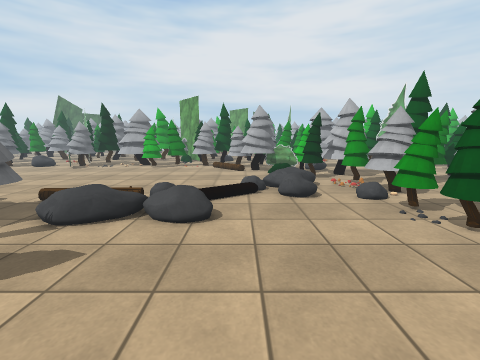
[1] (above)

24 first-person views from a walk through a scene from a Unity 3-D project. The camera is 1.4 m above the floor, tilts 10° down and sees 90° across. The floor is counted in squares, 0.6 m on a side. Each view is taken from the middle of a square. On the plan, view 1 faces up. The plan holds only what a view shows up to about 16 squares ahead; the rest is blank. The place goes on beyond the plan. The player character is not drawn. Some animated figures are not drawn. Some surface patterns are stand-ins.

[2]
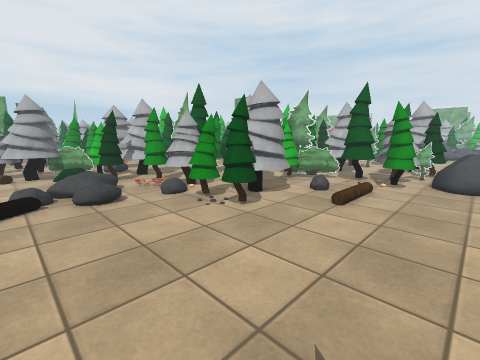

[3]
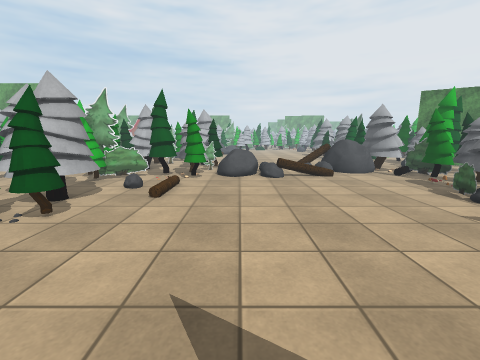

[4]
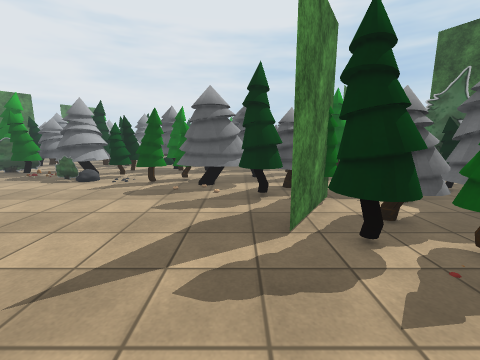

[5]
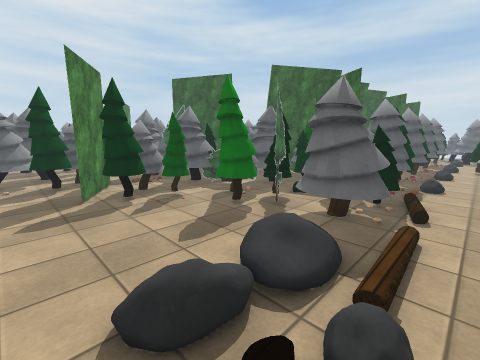

[6]
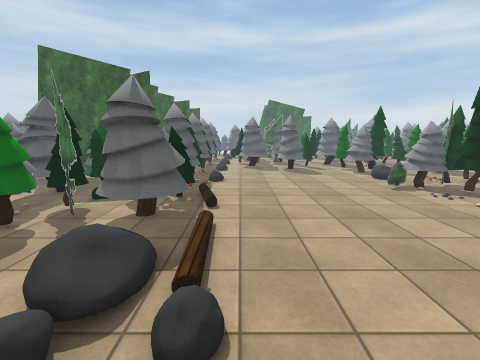

[7]
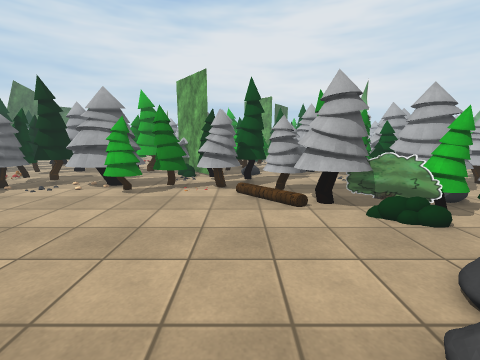

[8]
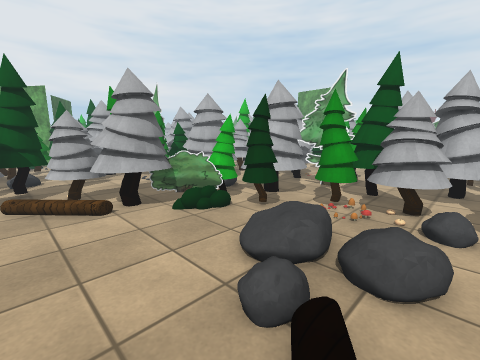

[9]
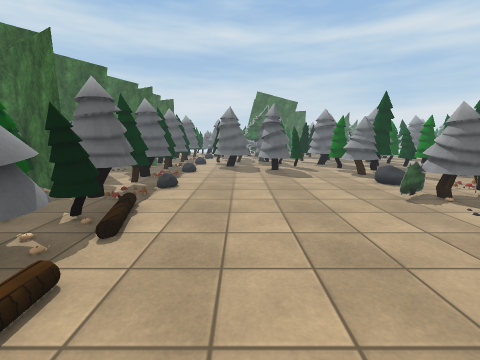

[10]
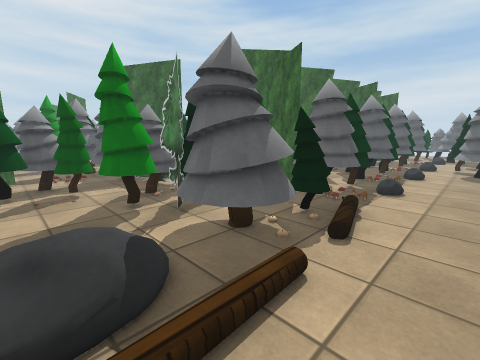

[11]
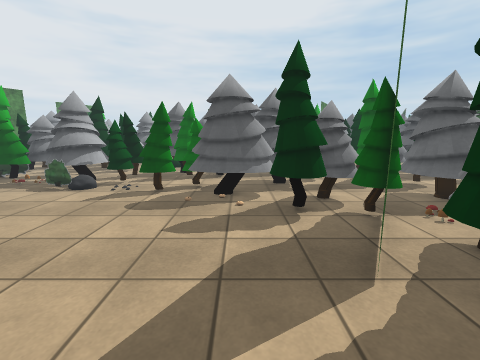

[12]
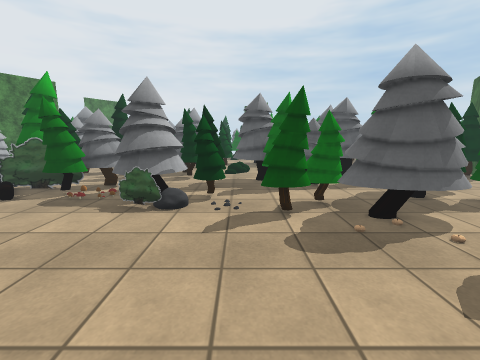

[13]
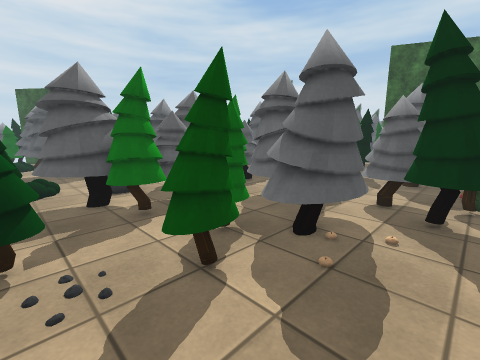

[14]
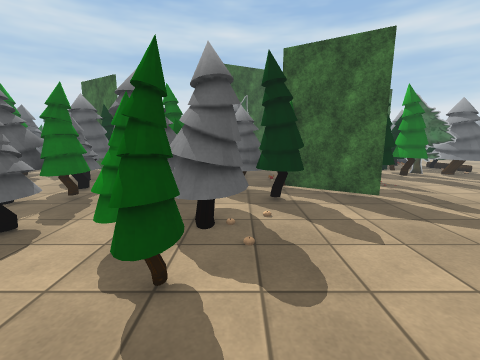

[15]
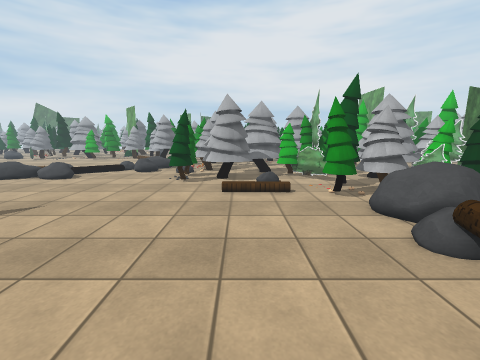

[16]
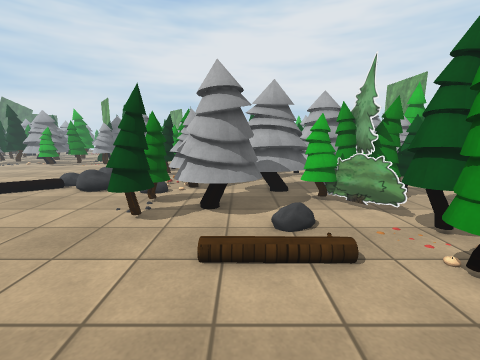

[17]
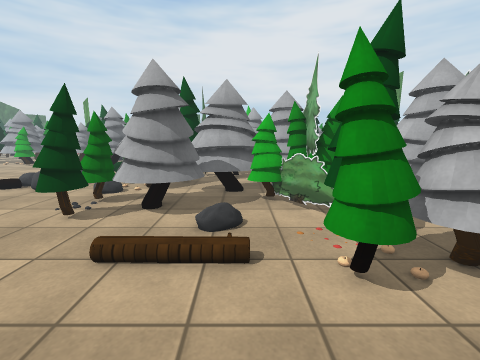

[18]
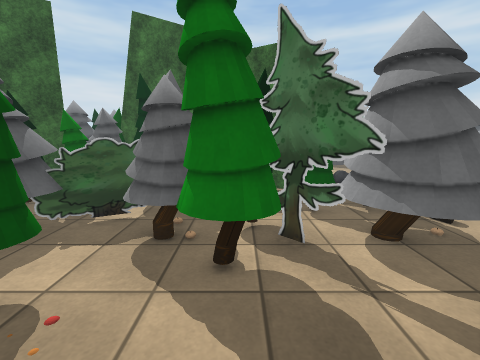

[19]
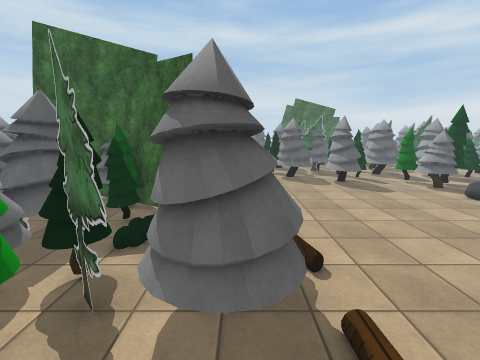

[20]
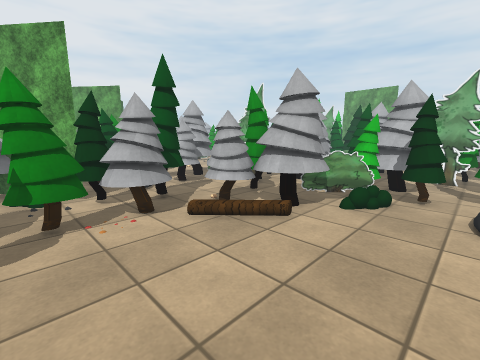

[21]
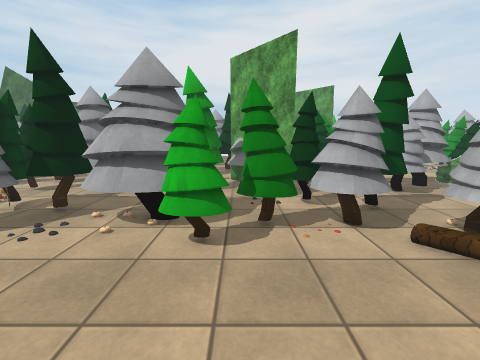

[22]
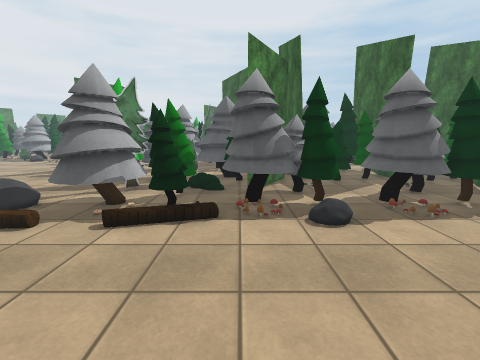

[23]
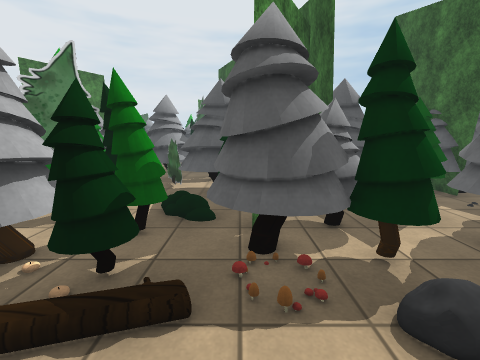

[24]
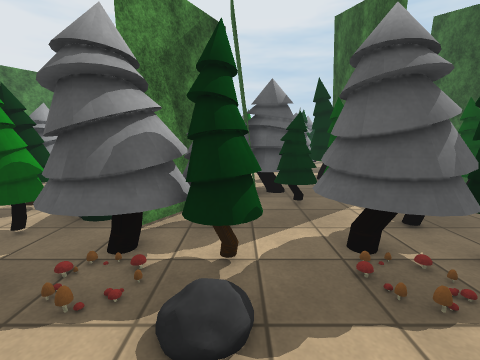

### Floor plan
Key: @ floor where view 1 was taken; # wall or solid block; . main floor; : floor 0.25 m higher than the main floor; + floor 0.5 m higher than the main floor; / step, stairs or slope; = window, fence, low wall or low ledge; T tree; R rock; L log; M mushroom; O other object.
Columns run from 20 left of view 1 to 15 right of it. Each row starts with its distance up from view 1.
 24     OO      T  ##   TTT
 23    .OOT.    ....TT  ...  T
 22 T  .OOTTTT    ..TTTT...  TT
 21 T    . TTTOOTT  TTTT... TT   TT
 20  TT/ .TOT.TOO TOOTTTOTT  TTT .
 19 TT.//.TT....TTT..//TTTT.. TTTTT
 18 .......#.........../TTT . +. TTTT
 17 ....................TTTTT
 16 ......................=#TTTT TT
 15 T...................... TTTTT#.
 14 T.......................TTTT #TTTT
 13 ......................//.TT T#TT T
 12 ...................../  /OOTTT..TTT
 11 ..................../://..OTTT   TT
 10 ..................  //+:.OOT TTTT.
  9 .............//:////.....:.. TTTTTTT
  8  OO.T.OO:TOOTT/////......TTT  TTTTTT
  7 TOO.TTOOTTTOTT/ +/ O......TTTTT.T##
  6 TTT.TTTT TTTTT./.........TTTTT...#T
  5 T  .TTTT.TTTT#............T...:..OTT
  4  ...  #.::TT#T...................OOT
  3  TTT.##TT. TTTT.................TOOT
  2 TTTT#TTTTT TOTT.................TTTT
  1   TTT  TTTTOT.....................RR
  0    TT   TT#  TM.TT..@.............RR
 -1 T    T    ##. TTTT................RR
 -2 T    TT  TTTT.TT T...............L
 -3 T  #T T  TTTTT TT#...............L/
 -4     T    T  TOO.T................./
 -5       ##    .OOTTTTT............../
 -6   T    #  T TT..TTTTO..............
 -7  TT       # TTT.TTTTTOO............R
 -8           T  T   T TTTTTT..........R
 -9            T ..  TT  TTTT.. ##.....R
-10            T TT T TTT TT..TTTTO.OT/
-11           .T TTTT TTT.....TTTTOOOT#
-12           T         .TTTT.TTT  TTTTT
-13          TT       TT TTTTT  .  TTTT
-14             TTT TTTT.  TTT..T   ..TT
-15            #TTTT  TTT    T TT     TT

Where each view was taken, in squares from view 1:
view 1: 0 up, 0 right, facing up
view 2: 0 up, 0 right, facing up-right
view 3: 0 up, 1 left, facing right
view 4: 4 up, 1 left, facing down
view 5: 10 up, 0 right, facing down-left
view 6: 10 up, 0 right, facing left
view 7: 9 up, 2 left, facing up
view 8: 9 up, 2 left, facing up-right
view 9: 12 up, 4 left, facing left
view 10: 11 up, 4 left, facing down-left
view 11: 2 up, 0 right, facing down
view 12: 1 down, 5 right, facing down
view 13: 5 down, 6 right, facing down-left
view 14: 7 down, 7 right, facing left
view 15: 7 down, 9 right, facing up
view 16: 1 down, 9 right, facing up
view 17: 1 down, 11 right, facing up
view 18: 3 up, 3 left, facing left
view 19: 7 up, 4 left, facing left
view 20: 13 up, 6 left, facing up-right
view 21: 14 up, 6 left, facing up
view 22: 15 up, 13 left, facing down
view 23: 11 up, 13 left, facing down
view 24: 11 up, 16 left, facing down
